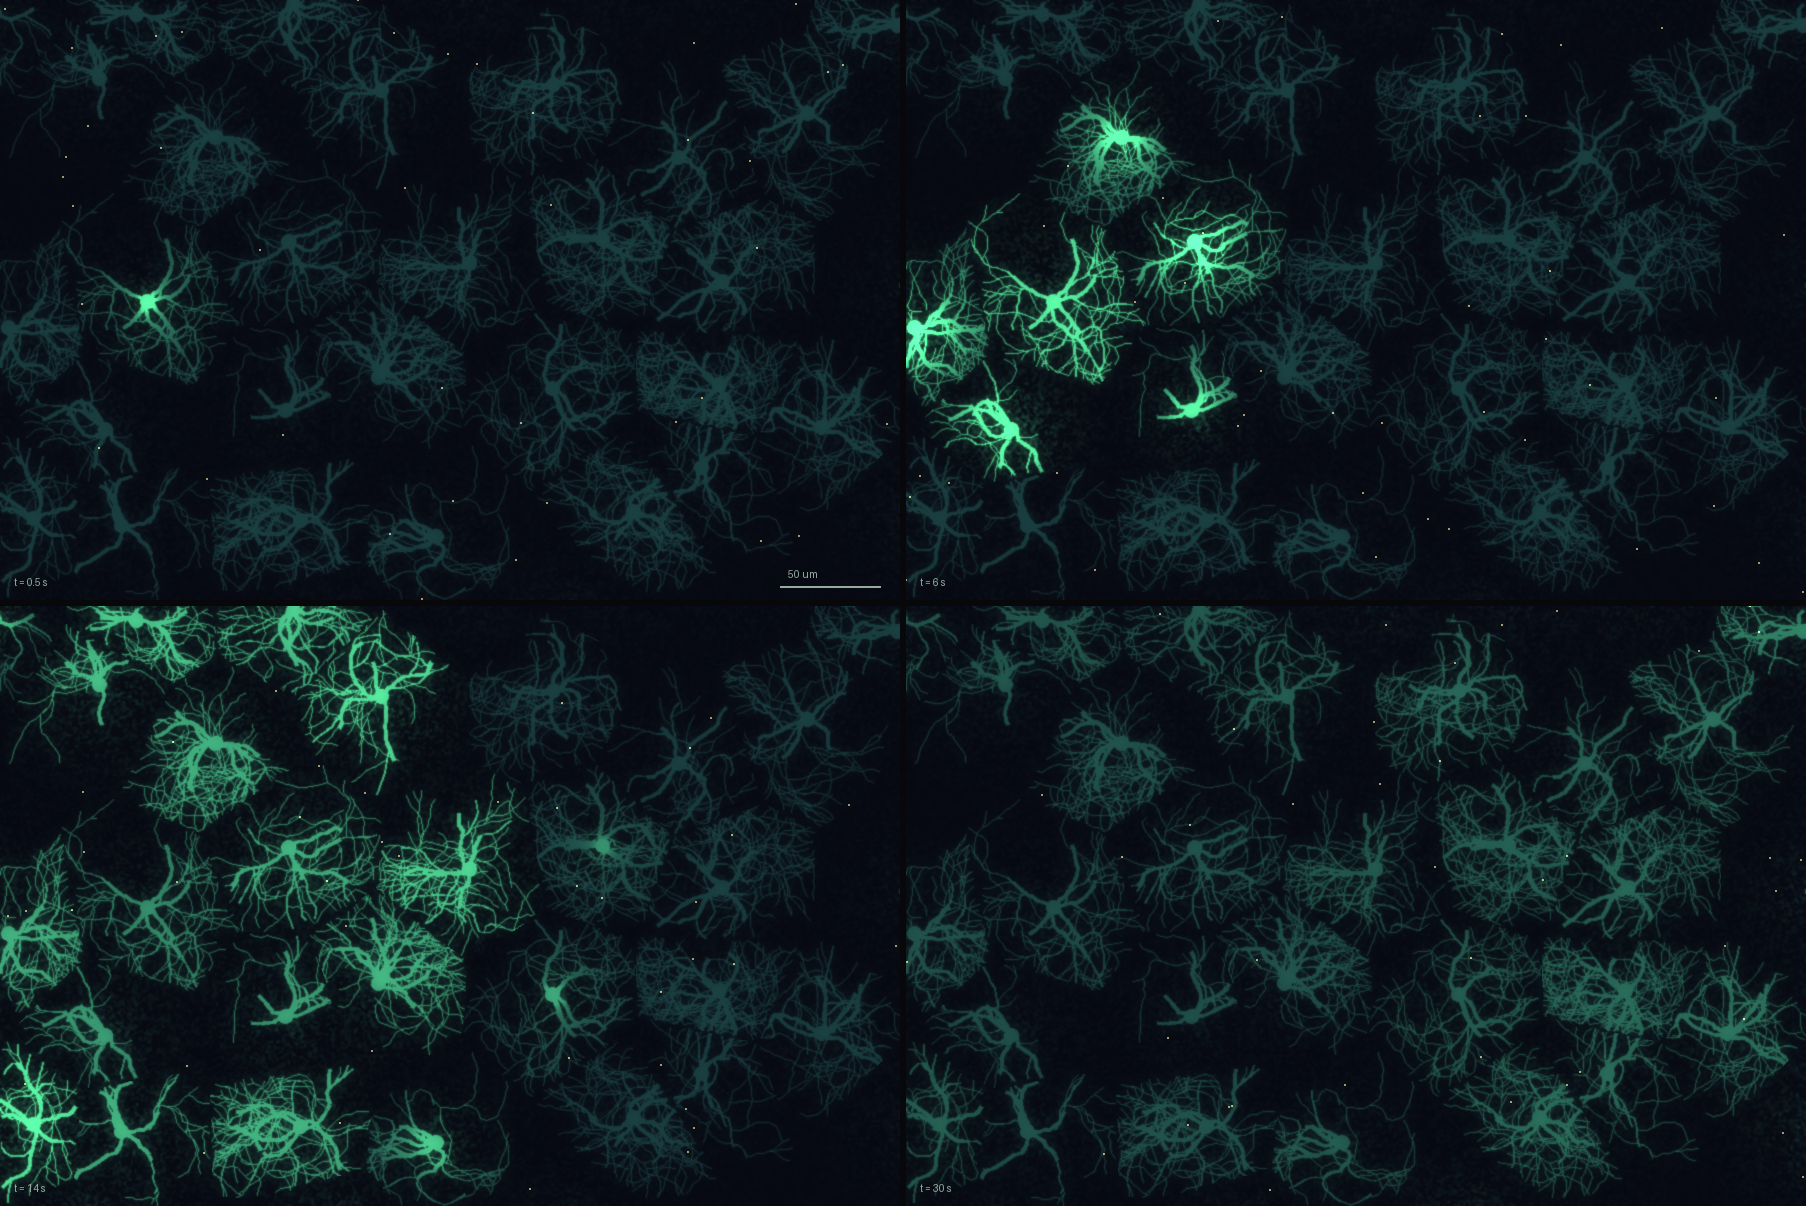

Python code for this plot:
# slow wave: a calcium wave crossing a field of astrocytes, four moments.
# Each cell keeps its own territory (they tile, barely overlapping).
# The wave goes cell to cell, about 20 µm/s, through gap junctions and ATP.
# It fades with distance and some cells don't take part.
import numpy as np
from PIL import Image, ImageDraw, ImageFilter

rng = np.random.default_rng(1126)
W, H = 900, 600            # one panel; 1 px = 0.5 µm, so 450 x 300 µm
UM = 0.5

# territories: jittered grid, ~75 µm apart
pts = []
sp = 150
for gy in range(-1, H // sp + 2):
    for gx in range(-1, W // sp + 2):
        x = gx * sp + (sp / 2 if gy % 2 else 0) + rng.normal(0, 28)
        y = gy * sp * 0.87 + rng.normal(0, 28)
        pts.append((x, y))
pts = np.array(pts)
N = len(pts)

yy, xx = np.mgrid[0:H, 0:W]
d = np.stack([np.hypot(xx - px, yy - py) for px, py in pts])
owner = d.argmin(0)

# processes: branching random walks that stay inside their own territory
masks = [Image.new("L", (W, H), 0) for _ in range(N)]
for i, (px, py) in enumerate(pts):
    dr = ImageDraw.Draw(masks[i])
    stack = [(px, py, rng.uniform(0, 2 * np.pi), 4.0, 0) for _ in range(rng.integers(5, 8))]
    while stack:
        x, y, a, wdt, depth = stack.pop()
        for step in range(int(rng.integers(6, 14))):
            a += rng.normal(0, 0.35)
            nx, ny = x + 6 * np.cos(a), y + 6 * np.sin(a)
            ix, iy = int(nx), int(ny)
            if not (0 <= ix < W and 0 <= iy < H) or owner[iy, ix] != i:
                break
            dr.line([(x, y), (nx, ny)], fill=255, width=max(1, int(wdt)))
            x, y = nx, ny
            if depth < 4 and rng.random() < 0.22:
                stack.append((x, y, a + rng.choice([-1, 1]) * rng.uniform(0.5, 1.1),
                               wdt * 0.6, depth + 1))
        wdt *= 0.75
    dr.ellipse([px - 7, py - 7, px + 7, py + 7], fill=255)
# a fine haze of the smallest processes, the ones too thin to draw
haze = rng.random((H, W)).astype(np.float32)
haze = np.array(Image.fromarray((haze * 255).astype(np.uint8)).filter(ImageFilter.GaussianBlur(1.2)), np.float32) / 255
haze = np.clip((haze - 0.45) * 4, 0, 1) * np.exp(-d.min(0) / 60) * 0.35
body = np.zeros((H, W), np.float32)
for i in range(N):
    m = np.array(masks[i].filter(ImageFilter.GaussianBlur(0.8)), np.float32) / 255
    body = np.maximum(body, m * (owner == i))
body = np.clip(body + haze, 0, 1)

# the wave: start at one cell, spread by neighbour delays (Dijkstra on centres)
start = int(np.argmin(np.hypot(pts[:, 0] - 170, pts[:, 1] - 330)))
speed = 20.0 / UM          # px per second
t_on = np.full(N, np.inf); t_on[start] = 0
amp = np.zeros(N); amp[start] = 1
done = np.zeros(N, bool)
for _ in range(N):
    cand = np.where(~done & np.isfinite(t_on))[0]
    if not len(cand): break
    i = cand[np.argmin(t_on[cand])]; done[i] = True
    for j in range(N):
        dist = np.hypot(*(pts[i] - pts[j]))
        if j == i or dist > sp * 1.35 or done[j]: continue
        a = amp[i] * rng.uniform(0.72, 0.95)
        if a < 0.18 or rng.random() < 0.12:   # some cells sit it out
            continue
        t = t_on[i] + dist / speed + rng.uniform(0.3, 1.2)
        if t < t_on[j]:
            t_on[j], amp[j] = t, a

def ca(t):
    dt = t - t_on
    out = np.where(dt < 0, 0, (1 - np.exp(-np.maximum(dt, 0) / 0.6)) * np.exp(-np.maximum(dt, 0) / 9))
    return np.nan_to_num(out * amp)

# neurons fire in milliseconds; at this frame rate they are sparks
def panel(t):
    c = ca(t)[owner]
    # within a cell the rise starts at the soma and runs out along the processes
    dt = (t - t_on)[owner]
    reach = np.clip((dt * 18) / np.maximum(d.min(0), 1), 0, 1)
    c = c * reach
    base = body * 0.16
    g = base + body * c * 1.1
    img = np.zeros((H, W, 3), np.float32)
    img[..., 0] = 0.02 + g * 0.35
    img[..., 1] = 0.025 + g * 1.0
    img[..., 2] = 0.05 + g * 0.55 + body * 0.05
    for _ in range(40):
        sx, sy = rng.integers(0, W), rng.integers(0, H)
        img[max(0, sy-1):sy+1, max(0, sx-1):sx+1] += (0.6, 0.55, 0.35)
    glow = np.array(Image.fromarray((np.clip(img, 0, 1) * 255).astype(np.uint8)).filter(ImageFilter.GaussianBlur(6)), np.float32) / 255
    img = np.clip(img + glow * 0.45, 0, 1)
    im = Image.fromarray((img * 255).astype(np.uint8))
    ImageDraw.Draw(im).text((14, H - 24), f"t = {t:g} s", fill=(150, 170, 160))
    return im

times = [0.5, 6, 14, 30]
gap = 6
sheet = Image.new("RGB", (W * 2 + gap, H * 2 + gap), (8, 8, 10))
for k, t in enumerate(times):
    sheet.paste(panel(t), ((k % 2) * (W + gap), (k // 2) * (H + gap)))
ImageDraw.Draw(sheet).line([(W - 120, H - 14), (W - 20, H - 14)], fill=(150, 170, 160), width=2)
ImageDraw.Draw(sheet).text((W - 112, H - 32), "50 um", fill=(150, 170, 160))
sheet.save("art/2026-11-26-slow-wave.png")
print("cells", N, "joined", int(np.isfinite(t_on).sum()), "last", np.nanmax(np.where(np.isfinite(t_on), t_on, np.nan)))
